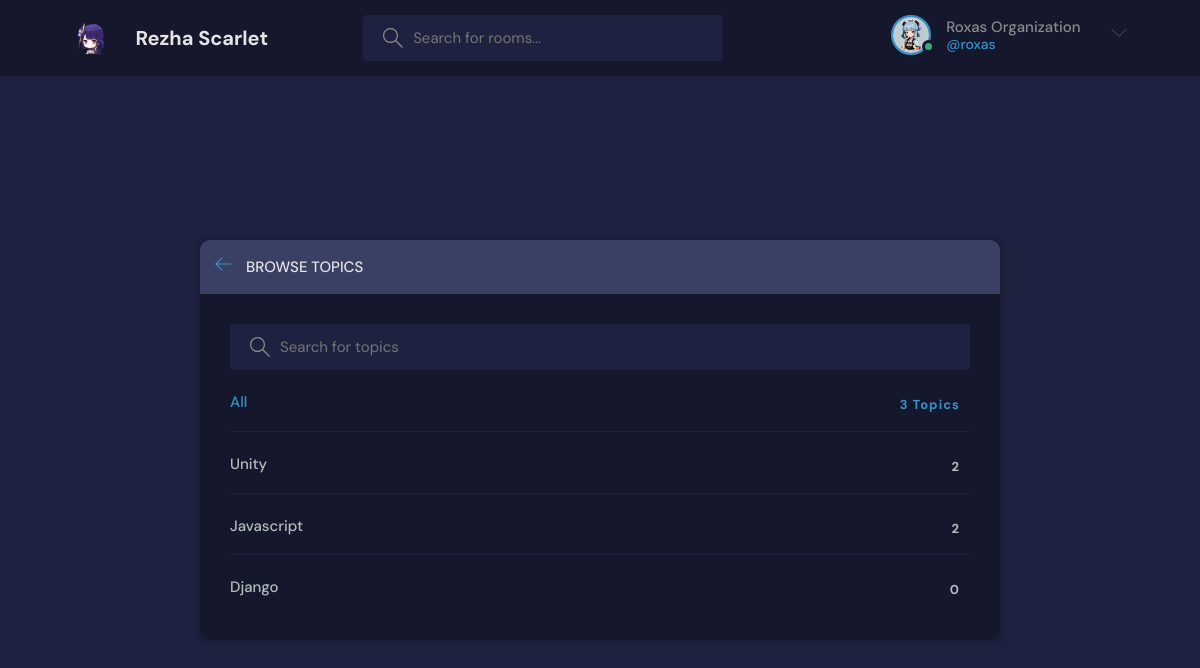
/topics/ (signed in), run on the app's committed database.
### base/models.py (models this page shows, shortened)
class User(AbstractUser):
    name = models.CharField(max_length=200, null=True)
    email = models.EmailField(unique=True, null=True)
    bio = models.TextField(null=True)
    avatar = models.ImageField(null=True, default="avatars/default_avatar.svg", upload_to=user_directory_path)
    upload = models.FileField(null=True, upload_to=user_directory_path)
    objects = CustomUserManager()  # Specify custom manager
    USERNAME_FIELD = 'email'
    REQUIRED_FIELDS = []

class Topic(models.Model):
    name = models.CharField(max_length=200)

### base/views.py (the view)
# urls.py: path("topics/", views.topicsPage, name="topics"),
def topicsPage(request):
    q = request.GET.get('q') if request.GET.get('q') != None else ''
    topics = Topic.objects.filter(name__icontains=q)
    ctx = {'topics': topics}
    return render(request, 'base/topics.html', ctx)

### base/templates/base/topics.html (shortened to what this page needs)
{% extends 'main.html' %}
{% block content %}
<main class="create-room layout">
  <div class="container">
    <div class="layout__box">
      <div class="layout__boxHeader">
        <div class="layout__boxTitle">
          <a href="{% url 'home' %}">
            <svg version="1.1" xmlns="http://www.w3.org/2000/svg" width="32" height="32" viewBox="0 0 32 32">
              <title>arrow-left</title>
              <path
                d="M13.723 2.286l-13.723 13.714 13.719 13.714 1.616-1.611-10.96-10.96h27.625v-2.286h-27.625l10.965-10.965-1.616-1.607z">
              </path>
            </svg>
          </a>
          <h3>Browse Topics</h3>
        </div>
      </div>
      <div class="topics-page layout__body">
        <form action="" method="GET" class="header__search">
          <label>
            <input name="q" placeholder="Search for topics" />
          </label>
        </form>
        <ul class="topics__list">
          <li>
            <a href="{% url 'topics' %}" class="active">All <span>{{topics.count}} Topics</span></a>
          </li>
          {% for topic in topics %}
          <li>
            <a href="{% url 'home' %}?q={{topic.name}}">{{topic.name}} <span>{{topic.room_set.all.count}}</span></a>
          </li>
          {% endfor %}
        </ul>
      </div>
    </div>
  </div>
</main>
{% endblock content %}

### templates/navbar.html (shortened to what this page needs)
{% load static %}
<header class="header header--loggedIn">
    <div class="container">
        <a href="{% url 'home' %}" class="header__logo">
            <img src="{% static 'images/raiden_chibi.png' %}" />
            <h1>Rezha Scarlet</h1>
        </a>
        <form class="header__search" method="GET" action="{% url 'home' %}">
            <label>
                <input name="q" placeholder="Search for rooms..." />
            </label>
        </form>
        <nav class="header__menu">
            {% if request.user.is_authenticated %}
            <div class="header__user">
                <a href="{% url 'user-profile' request.user.username %}">
                    <div class="avatar avatar--medium active">
                        <img src="{{request.user.avatar.url}}" />
                    </div>
                    <p>{{request.user.name}} <span>@{{request.user.username}}</span></p>
                </a>
                <button class="dropdown-button">
                    <svg version="1.1" xmlns="http://www.w3.org/2000/svg" width="32" height="32" viewBox="0 0 32 32">
                        <title>chevron-down</title>
                        <path d="M16 21l-13-13h-3l16 16 16-16h-3l-13 13z"></path>
                    </svg>
                </button>
            </div>
            {% else %}
            <a href="{% url 'login' %}">
                <img src="{% static 'images/avatars/default_avatar.svg' %}" />
                <p>Login</p>
            </a>
            {% endif %}
        </nav>
    </div>
</header>

### static/styles/style.css (style rules this page uses)
:root { --color-main: #3692c7; --color-main-light: #5994b7; --color-dark: #15172d; --color-dark-medium: #1e2240; --color-dark-light: #3a3f64; --color-light: #e5e5e5; --color-gray: #8b8b8b; --color-light-gray: #b2bdbd; --color-bg: #1e213f; --color-success: #37ad75; --color-error: #e85a5a; }
* { font-family: "DM Sans", -apple-system, BlinkMacSystemFont, "Segoe UI", Roboto, Oxygen, Ubuntu, Cantarell, "Open Sans", "Helvetica Neue", sans-serif; margin: 0; padding: 0; box-sizing: border-box; text-rendering: optimizeLegibility; font-size: inherit; }
html { font-size: 56.25%; }
@media only screen and (min-width: 1200px) { html { font-size: 62.5%; } }
body { line-height: 1.6; font-weight: 400; font-size: 1.5rem; color: var(--color-light-gray); background-color: var(--color-bg); min-height: 100vh; }
img { width: 100%; }
a { display: inline-block; color: var(--color-main); text-decoration: none; }
.container { max-width: 120rem; width: 90%; margin: auto; }
.avatar { position: relative; display: inline-block; border-radius: 50%; border: 2px solid var(--color-main); }
.avatar img { display: block; border-radius: 50%; object-fit: cover; object-position: center; }
.avatar::after { content: ""; display: block; position: absolute; background-color: var(--color-gray); z-index: 111; border-radius: 50%; border: 0.3rem solid var(--color-dark); }
.avatar.active::after { background-color: var(--color-success); }
.avatar.avatar--medium img { width: 3.6rem; height: 3.6rem; border-radius: 50%; }
.avatar.avatar--medium:after { width: 0.7rem; height: 0.7rem; bottom: 0px; right: -6px; }
.header { padding: 1.5rem; background-color: var(--color-dark); }
.header > .container { display: flex; gap: 9.5rem; }
.header__logo, .header__user { display: flex; gap: 3rem; align-items: center; }
.header__logo > img { height: 3.2rem; width: 3.2rem; }
.header__logo > h1 { font-weight: 700; font-size: 2rem; color: var(--color-light); }
.header__search > label { background-color: var(--color-dark-medium); padding: 1.3rem 1rem; display: flex; align-items: center; gap: 1rem; border-radius: 4px; }
.header__search svg { fill: var(--color-gray); width: 2rem; height: 2rem; margin-left: 1rem; }
.header__search input { width: 30rem; background: transparent; border: none; outline: none; color: var(--color-light); }
.header__menu { margin-left: auto; position: relative; }
.header__menu a { display: flex; gap: 1.5rem; align-items: center; font-weight: 500; text-decoration: none; color: var(--color-gray); }
.header__menu img { height: 3.6rem; }
.header__menu p { line-height: 1.2; }
.header__menu span { color: var(--color-main); font-weight: 500; font-size: 1.4rem; display: block; }
.header__menu svg { width: 1.6rem; height: 1.6rem; fill: var(--color-dark-light); }
.dropdown-button { background: transparent; border: 0; outline: 0; cursor: pointer; }
.layout { margin-top: 2.4rem; }
.layout > .container { display: flex; justify-content: space-between; align-items: flex-start; }
.layout__box { width: 90%; max-width: 48rem; min-height: 40rem; position: absolute; top: 50%; left: 50%; transform: translate(-50%, -40%); background-color: var(--color-dark); border-radius: 1rem; box-shadow: 1px 1px 6px 3px rgba(0, 0, 0, 0.1); overflow: hidden; }
.layout__boxHeader { display: flex; padding: 1.5rem; background-color: var(--color-dark-light); }
.layout__boxTitle { display: flex; gap: 1.5rem; align-items: center; }
.layout__boxTitle h3 { text-transform: uppercase; font-weight: 500; color: var(--color-light); }
.layout__boxTitle svg { width: 1.6rem; height: 1.6rem; fill: var(--color-main); }
.layout__body { margin: 3rem; }
.topics__list { list-style: none; }
.topics__list li a { display: flex; justify-content: space-between; margin-bottom: 3rem; font-weight: 500; color: var(--color-light-gray); transition: all 0.3s ease-in-out; }
.topics__list li a.active, .topics__list li a:hover { color: var(--color-main); }
.topics__list li a span { padding: 0.5rem 1rem; background-color: var(--color-dark); border-radius: 3px; font-size: 1.3rem; font-weight: 700; letter-spacing: 1px; }
.topics-page .topics__list li:not(:last-child) a { margin: 2rem 0; padding-bottom: 1rem; text-decoration: none; border-bottom: 1px solid var(--color-dark-medium); }
.topics-page .header__search { display: block; }
.create-room.layout .layout__box { max-width: 80rem; }

### data on the page
User: user.avatar (picture), user.name "Roxas Organization", user.username "roxas"
Topic: name "Unity", room_set.all.count "2"
Topic: name "Javascript", room_set.all.count "2"
Topic: name "Django", room_set.all.count "0"

### other printed values
{{ topics.count }} "3"
